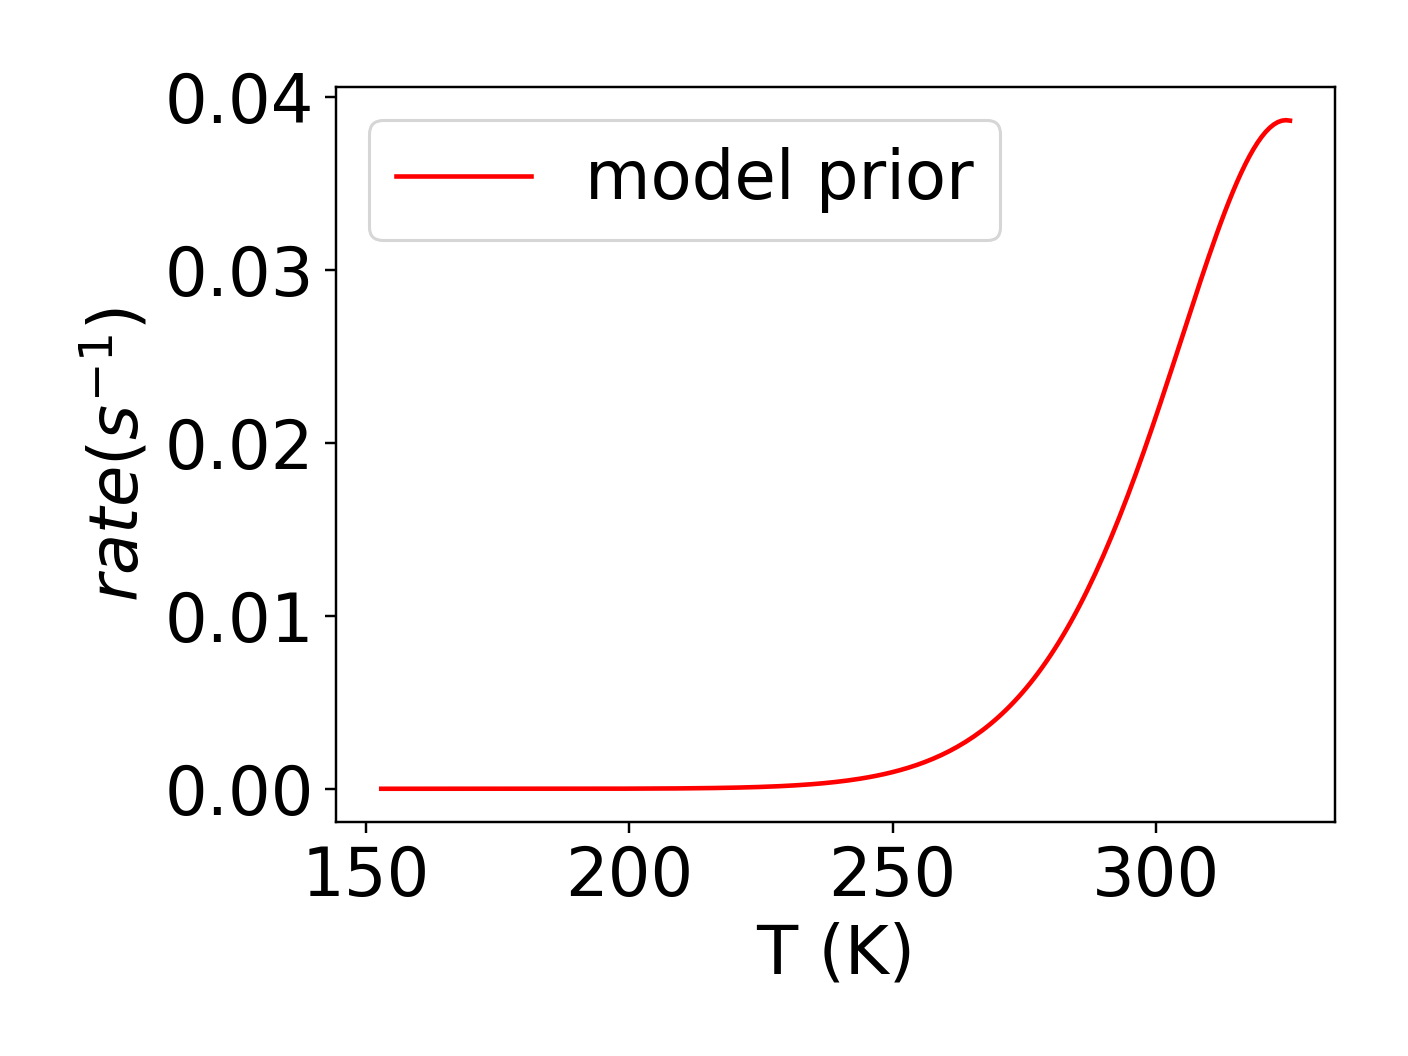

This figure's Python source:
# This script solves the prior mean and plots
# with the experimental data and errors.
import matplotlib
import numpy as np
import matplotlib.cm as cm
import matplotlib.pyplot as plt
matplotlib.use('Agg')
import pandas as pd
import scipy
from scipy.integrate import odeint
from scipy.stats import multivariate_normal
import sys
sys.path.append('..') # add one directory up to the path
from tprmodel import tprequation
plt.rcParams.update({'font.size': 22})
Ea1_mean = 41.5 # kJ mol^-1
Ea2_mean = 41.5
log_A1_mean = 13.0
log_A2_mean = 13.0
gamma_1_mean = 0.1
gamma_2_mean = 0.1
Ea1_std = 20.0
Ea2_std = 20.0
log_A1_std = 2.5
log_A2_std = 2.5
gamma_1_std = 0.1
gamma_2_std = 0.2
kB = 1.380649e-26*6.0221409e+23 #kJ mol^-1 K^-1

######################## Import experimental data
experiments_df = pd.read_csv('../ExperimentalDataAcetaldehydeTPDCeO2111MullinsTruncatedLargerErrors.csv')
dT = experiments_df['dT'][0] # assuming dT and dt are constant throughout
dt = experiments_df['dt'][0]
start_T = experiments_df['AcH - T'][0]
theta_1_t0 = 0.5 # half of the surface initially coverered with theta_1
theta_2_t0 = 0.5
tpr_theta = odeint(tprequation, [theta_1_t0, theta_2_t0], experiments_df['time'].to_numpy(), args = (Ea1_mean, Ea2_mean, log_A1_mean, log_A2_mean, gamma_1_mean, gamma_2_mean,dT,dt,start_T))

rate = tprequation(tpr_theta, experiments_df['time'].to_numpy(), Ea1_mean, Ea2_mean, log_A1_mean, log_A2_mean, gamma_1_mean, gamma_2_mean,dT,dt,start_T)
print(rate)
rate = np.asarray(rate)
print(rate.shape)
rate_tot = -np.sum(rate, axis=0)
fig1, ax1 = plt.subplots()
ax1.plot(experiments_df['AcH - T'].to_numpy(),rate_tot, 'r')
ax1.set_xlabel('T (K)')
ax1.set_ylabel(r'$rate (s^{-1})$')
ax1.legend(['model prior'])
fig1.tight_layout()
fig1.savefig('twocomponent.png', dpi=220)

fig2, ax2 = plt.subplots()
ax2.plot(experiments_df['AcH - T'].to_numpy(),experiments_df['AcHBackgroundSubtracted'].to_numpy()/1000,'g')
ax2.set_xlabel('T (K)')
ax2.set_ylabel(r'$rate (s^{-1})/1000$')
ax2.legend(['experiment'])
fig2.tight_layout()
fig2.savefig('experiment.png', dpi=220)
